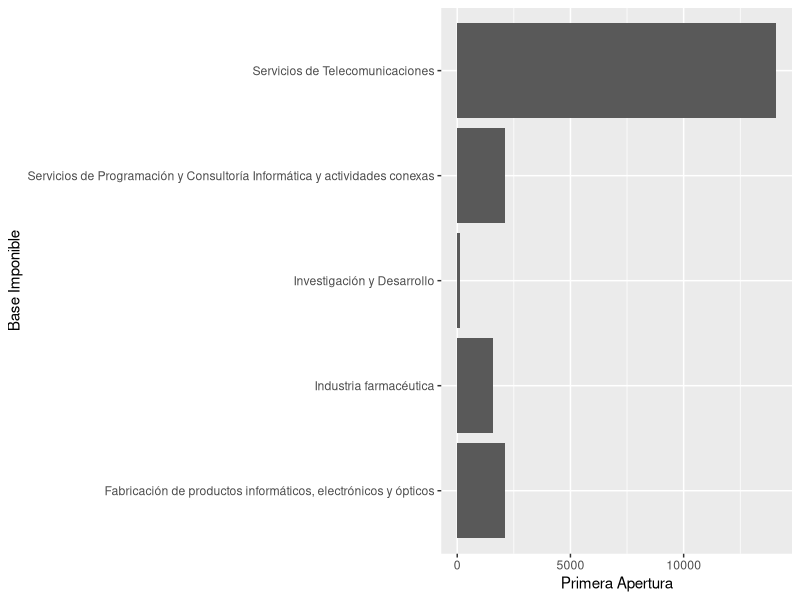

Recreate this plot in R.
## ---- chunk 1
#| include: false
#Importacion de librerías
#| echo: false
#| message: false
#| warning: false

library(ggplot2)
library(tidyverse)
library(readr)
## ---- chunk 2
#| echo: false
#| message: false
#| warning: false

data <- read_csv("../data/sector_tecnologico_cie_2011-2015.csv")

data$`Base Imponible (millones de pesos corrientes)` <- gsub(",", ".", data$`Base Imponible (millones de pesos corrientes)`)
data$`Base Imponible (millones de pesos corrientes)` <- as.numeric(data$`Base Imponible (millones de pesos corrientes)`)

ggplot(data, aes(x=data$`1º apertura`, y=data$`Base Imponible (millones de pesos corrientes)`)) + 
  xlab("Base Imponible") +
  ylab("Primera Apertura") +
  geom_bar(stat = "identity")+
  coord_flip()
